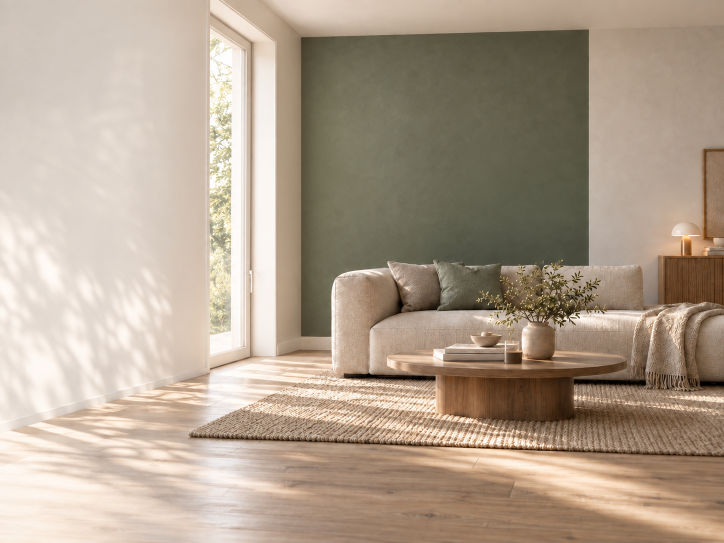
#> input picture design/generated/signature/farbform/farbform-room-clean-master.png, 1448 x 1086 px (shown at 1/2 size)
$ python build_farbform_states.py
#> lines starting #> are read from the running program, lines starting #| are printed output that depends on the picture; after the words box and inside, x2 and y2 are one past the last pixel; in counts of white or black regions, pixels touching at a corner belong together
"""Build pixel-locked FARBFORM wall states and shared decor layers."""

from pathlib import Path

import cv2
import numpy as np


ROOT = Path(__file__).resolve().parents[3]
SOURCE_DIR = ROOT / "design" / "generated" / "signature" / "farbform"
PUBLIC_DIR = ROOT / "website" / "public" / "assets" / "signature" / "farbform"
MASTER = SOURCE_DIR / "farbform-room-clean-master.png"
REFERENCE = SOURCE_DIR / "farbform-room-reference-source.png"
PLANT_SOURCE = SOURCE_DIR / "farbform-plant-cutout-source.png"
MASK_FILE = SOURCE_DIR / "farbform-wall-mask.png"

# sRGB targets. Only the unobstructed architectural wall plane is edited.
TARGETS = {
    "aubergine": (91, 65, 80),
    "mineral": (169, 166, 157),
    "sand": (185, 170, 146),
    "vorher": (216, 209, 197),
}


def rgb_to_lab(rgb: tuple[int, int, int]) -> np.ndarray:
    pixel = np.uint8([[rgb[::-1]]])
    return cv2.cvtColor(pixel, cv2.COLOR_BGR2LAB)[0, 0].astype(np.float32)


def build_wall_mask(image: np.ndarray) -> np.ndarray:
    """Return a feathered mask that never reaches furniture or decor."""
    height, width = image.shape[:2]
    if (width, height) != (1448, 1086):
        raise RuntimeError(f"Unexpected master size: {width}x{height}")

    mask = np.zeros((height, width), dtype=np.float32)
    wall_polygon = np.array([(602, 58), (1177, 58), (1177, 529), (773, 531), (662, 544), (602, 674)], np.int32)
    cv2.fillConvexPoly(mask, wall_polygon, 1.0)
    mask = cv2.GaussianBlur(mask, (0, 0), 0.65)
    return np.clip(mask, 0.0, 1.0)


def recolour(master: np.ndarray, mask: np.ndarray, rgb: tuple[int, int, int]) -> np.ndarray:
    original_lab = cv2.cvtColor(master, cv2.COLOR_BGR2LAB).astype(np.float32)
    output_lab = original_lab.copy()
    target = rgb_to_lab(rgb)

    wall_pixels = original_lab[:, :, 0][mask > 0.99]
    base_lightness = float(np.median(wall_pixels))
    output_lab[:, :, 0] = np.clip(target[0] + (original_lab[:, :, 0] - base_lightness) * 0.82, 0, 255)
    output_lab[:, :, 1] = target[1] + (original_lab[:, :, 1] - 125.5) * 0.18
    output_lab[:, :, 2] = target[2] + (original_lab[:, :, 2] - 139.5) * 0.18

    recoloured = cv2.cvtColor(np.uint8(np.clip(output_lab, 0, 255)), cv2.COLOR_LAB2BGR)
    alpha = mask[:, :, None]
    result = np.rint(master.astype(np.float32) * (1.0 - alpha) + recoloured.astype(np.float32) * alpha)
    return np.uint8(np.clip(result, 0, 255))


def build_plant_layer(canvas_shape: tuple[int, int]) -> np.ndarray:
    """Place the extracted olive on a transparent full-size canvas."""
    cutout = cv2.imread(str(PLANT_SOURCE), cv2.IMREAD_UNCHANGED)
    if cutout is None or cutout.shape[2] != 4:
        raise RuntimeError("Plant source must be an RGBA image")

    alpha = cutout[:, :, 3]
    points = cv2.findNonZero(np.uint8(alpha > 35))
    if points is None:
        raise RuntimeError("Plant source has no visible alpha")
    x, y, width, height = cv2.boundingRect(points)
    cutout = cutout[y : y + height, x : x + width].copy()
    cutout[:, :, 3] = np.uint8(np.clip((cutout[:, :, 3].astype(np.float32) - 38.0) * 2.55, 0, 255))

    target_height = 550
    target_width = round(cutout.shape[1] * target_height / cutout.shape[0])
    cutout = cv2.resize(cutout, (target_width, target_height), interpolation=cv2.INTER_LANCZOS4)

    canvas_height, canvas_width = canvas_shape
    canvas = np.zeros((canvas_height, canvas_width, 4), dtype=np.uint8)
    left, top = 420, 180
    canvas[top : top + target_height, left : left + target_width] = cutout
    return canvas


def build_artwork_layer(canvas_shape: tuple[int, int]) -> np.ndarray:
    """Extract the original framed print as one shared decor layer."""
    canvas_height, canvas_width = canvas_shape
    canvas = np.zeros((canvas_height, canvas_width, 4), dtype=np.uint8)
    reference = cv2.imread(str(REFERENCE), cv2.IMREAD_COLOR)
    if reference is None:
        raise FileNotFoundError(REFERENCE)
    left, top, right, bottom = 944, 280, 1120, 494

    shadow = np.zeros_like(canvas)
    cv2.rectangle(shadow, (left + 5, top + 6), (right + 9, bottom + 10), (24, 20, 15, 105), thickness=-1)
    shadow[:, :, 3] = cv2.GaussianBlur(shadow[:, :, 3], (0, 0), 9)
    canvas = np.maximum(canvas, shadow)
    canvas[top:bottom, left:right, :3] = reference[top:bottom, left:right]
    canvas[top:bottom, left:right, 3] = 255
    return canvas


def mobile_crop(image: np.ndarray) -> np.ndarray:
    crop_width = 760
    left = (image.shape[1] - crop_width) // 2
    crop = image[:, left : left + crop_width]
    return cv2.resize(crop, (720, 1028), interpolation=cv2.INTER_AREA)


def composite(base: np.ndarray, *layers: np.ndarray) -> np.ndarray:
    result = base.astype(np.float32)
    for layer in layers:
        alpha = layer[:, :, 3:4].astype(np.float32) / 255.0
        result = result * (1.0 - alpha) + layer[:, :, :3].astype(np.float32) * alpha
    return np.uint8(np.clip(np.rint(result), 0, 255))


def write_base_assets(image: np.ndarray) -> None:
    cv2.imwrite(str(PUBLIC_DIR / "farbform-room-vorher.webp"), image, [cv2.IMWRITE_WEBP_QUALITY, 84])
    cv2.imwrite(str(PUBLIC_DIR / "farbform-room-vorher-mobile.webp"), mobile_crop(image), [cv2.IMWRITE_WEBP_QUALITY, 84])


def write_wall_layer(name: str, image: np.ndarray, mask: np.ndarray) -> None:
    layer = cv2.cvtColor(image, cv2.COLOR_BGR2BGRA)
    # Extend the layer into an unchanged-pixel safety margin. Its outer alpha
    # edge therefore blends identical pixels and cannot produce a bright seam.
    coverage = cv2.dilate(np.uint8(mask > 0.001), np.ones((31, 31), np.uint8), iterations=1)
    coverage = cv2.GaussianBlur(coverage.astype(np.float32), (0, 0), 0.8)
    layer[:, :, 3] = np.uint8(np.clip(coverage * 255, 0, 255))
    cv2.imwrite(str(PUBLIC_DIR / f"farbform-wall-{name}.webp"), layer, [cv2.IMWRITE_WEBP_QUALITY, 101])
    cv2.imwrite(str(PUBLIC_DIR / f"farbform-wall-{name}-mobile.webp"), mobile_crop(layer), [cv2.IMWRITE_WEBP_QUALITY, 101])


def main() -> None:
    PUBLIC_DIR.mkdir(parents=True, exist_ok=True)
    master = cv2.imread(str(MASTER), cv2.IMREAD_COLOR)
#> master is the input picture: shape (1086, 1448, 3); mean B, G, R 141.9, 159.7, 176.2
    if master is None:
        raise FileNotFoundError(MASTER)

    mask = build_wall_mask(master)
#> in build_wall_mask, `cv2.fillConvexPoly(mask, wall_polygon, 1.0)`:
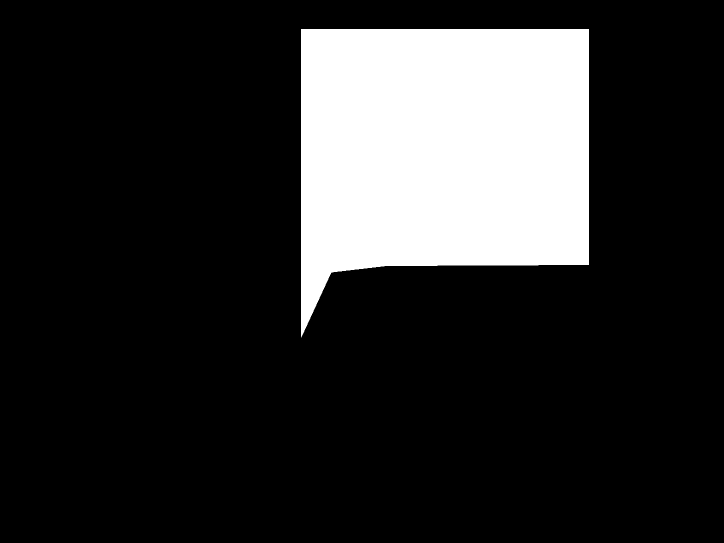
#> mask: shape (1086, 1448) float32 (shown at 1/2 size); values 0 (black) and 1 (white), 17.7% white; 1 white region, box (x1, y1, x2, y2) and area: (602, 58, 1178, 675) 278128
    cv2.imwrite(str(MASK_FILE), np.uint8(mask * 255))

    states = {"salbei": master}
    for name, colour in TARGETS.items():
        states[name] = recolour(master, mask, colour)
#> this loop made 4 passes
#> pass 1, in recolour, `original_lab = cv2.cvtColor(master, cv2.COLOR_BGR2LAB).astype(np.float..`:
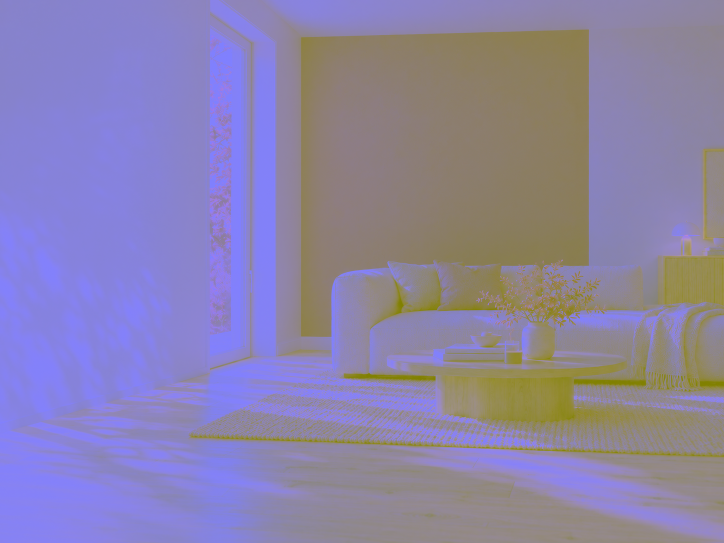
#> original_lab: shape (1086, 1448, 3) float32 (shown at 1/2 size); mean B, G, R 168.7, 130.3, 139.6
#> pass 1, in recolour, `result = np.rint(master.astype(np.float32) * (1.0 - alpha) + recoloure..`:
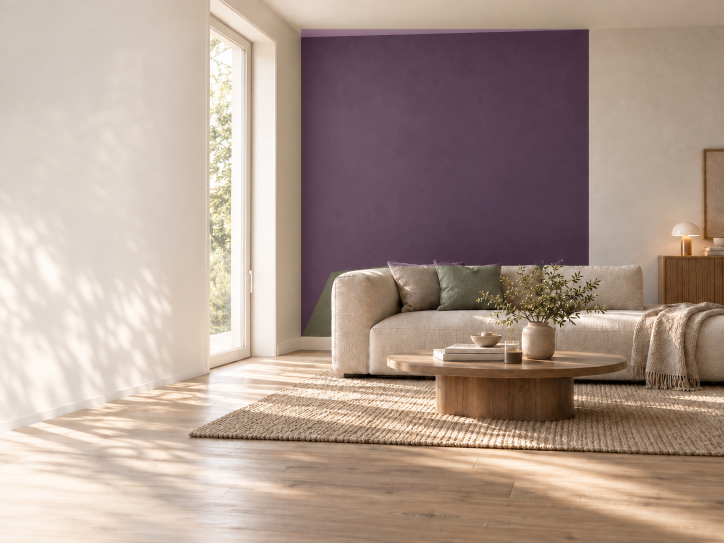
#> result: shape (1086, 1448, 3) float32 (shown at 1/2 size); mean B, G, R 142.5, 154, 174.3
#> after the loop, states = 5 items

    for name, state in states.items():
        output = SOURCE_DIR / f"farbform-room-{name}-source.png"
        cv2.imwrite(str(output), state, [cv2.IMWRITE_PNG_COMPRESSION, 7])
        if name != "vorher":
            write_wall_layer(name, state, mask)
#> this loop made 5 passes
#> name on passes 1 to 5: 'salbei', 'aubergine', 'mineral', 'sand', 'vorher'
    write_base_assets(states["vorher"])

    plant = build_plant_layer(master.shape[:2])
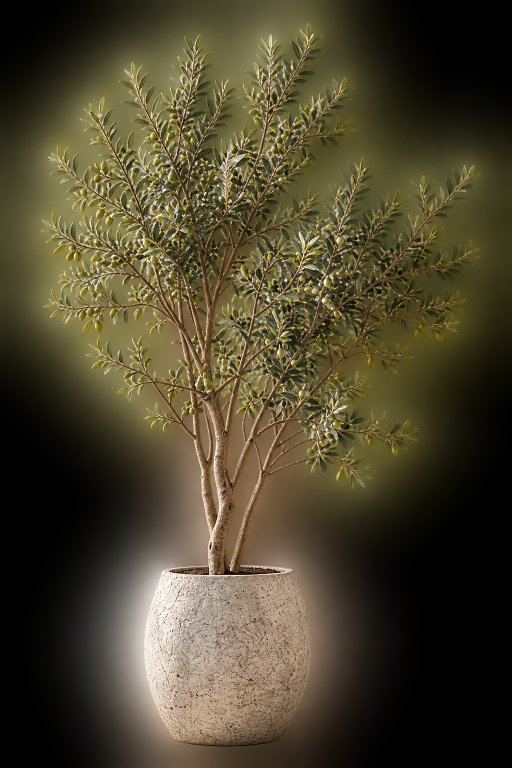
#> input picture design/generated/signature/farbform/farbform-plant-cutout-source.png, 1024 x 1536 px (shown at 1/2 size)
#> in build_plant_layer, cutout is the input picture: shape (1536, 1024, 4); mean B, G, R, A 45.6, 68.6, 76, 72.6
#> in build_plant_layer, `alpha = cutout[:, :, 3]`:
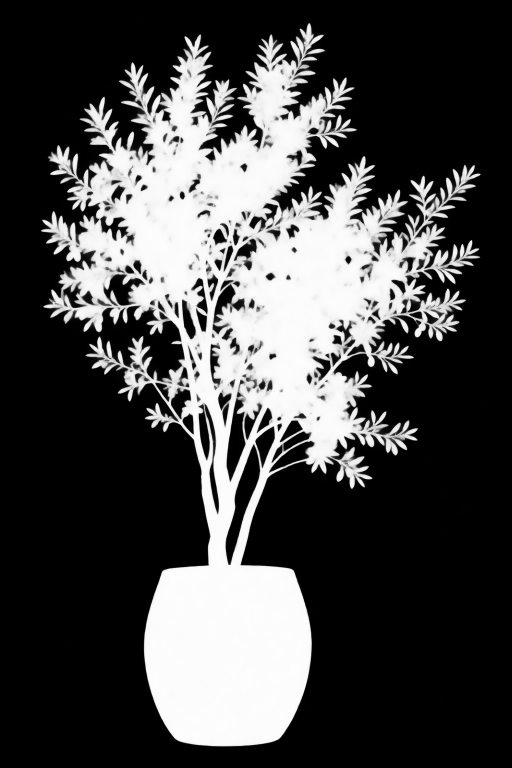
#> alpha: shape (1536, 1024) (shown at 1/2 size); min 0, max 254, mean 72.6
#> in build_plant_layer, `points = cv2.findNonZero(np.uint8(alpha > 35))`: points = contour of 500776 points, box (x1, y1, x2, y2) (82, 46, 962, 1493), area 85809
#> in build_plant_layer, `x, y, width, height = cv2.boundingRect(points)`: x = 82; y = 46; width = 880; height = 1447
    cv2.imwrite(str(SOURCE_DIR / "farbform-plant-layer.png"), plant, [cv2.IMWRITE_PNG_COMPRESSION, 7])
    cv2.imwrite(str(PUBLIC_DIR / "farbform-plant-layer.webp"), plant, [cv2.IMWRITE_WEBP_QUALITY, 90])
    cv2.imwrite(str(PUBLIC_DIR / "farbform-plant-layer-mobile.webp"), mobile_crop(plant), [cv2.IMWRITE_WEBP_QUALITY, 90])

    artwork = build_artwork_layer(master.shape[:2])
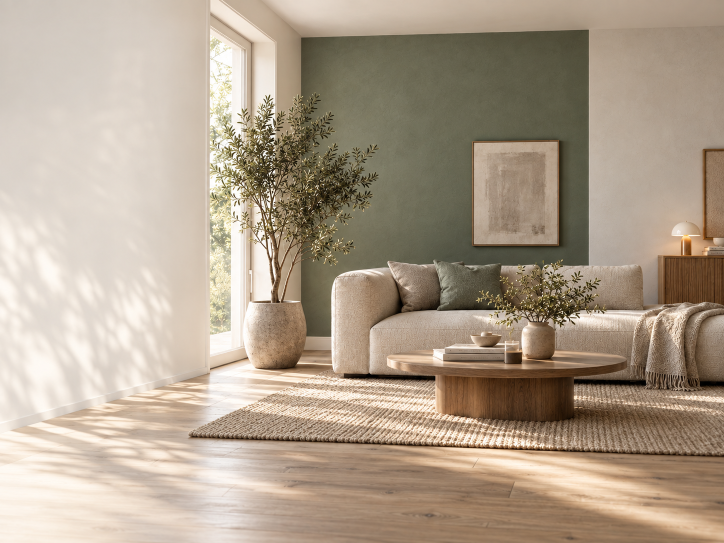
#> input picture design/generated/signature/farbform/farbform-room-reference-source.png, 1448 x 1086 px (shown at 1/2 size)
#> in build_artwork_layer, reference is the input picture: shape (1086, 1448, 3); mean B, G, R 140.8, 159.3, 175
#> in build_artwork_layer, `shadow[:, :, 3] = cv2.GaussianBlur(shadow[:, :, 3], (0, 0), 9)`: shadow: shape (1086, 1448, 4); mean of channels 0, 1, 2, 3 0.6, 0.5, 0.4, 2.6
    cv2.imwrite(str(SOURCE_DIR / "farbform-artwork-layer.png"), artwork, [cv2.IMWRITE_PNG_COMPRESSION, 7])
    cv2.imwrite(str(PUBLIC_DIR / "farbform-artwork-layer.webp"), artwork, [cv2.IMWRITE_WEBP_QUALITY, 90])
    cv2.imwrite(str(PUBLIC_DIR / "farbform-artwork-layer-mobile.webp"), mobile_crop(artwork), [cv2.IMWRITE_WEBP_QUALITY, 90])

    fallback = composite(states["salbei"], plant, artwork)
    cv2.imwrite(str(PUBLIC_DIR / "farbform-fallback-salbei.webp"), fallback, [cv2.IMWRITE_WEBP_QUALITY, 84])
    cv2.imwrite(str(PUBLIC_DIR / "farbform-fallback-salbei-mobile.webp"), mobile_crop(fallback), [cv2.IMWRITE_WEBP_QUALITY, 84])

    unchanged = mask < 0.001
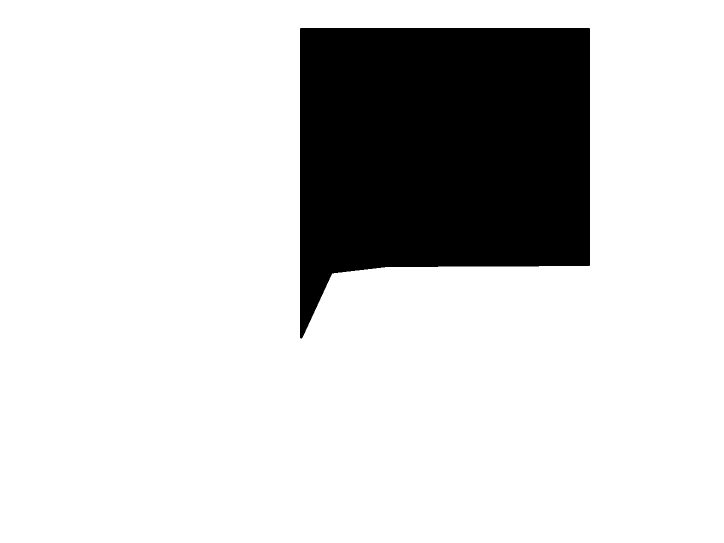
#> unchanged: shape (1086, 1448) bool (shown at 1/2 size); 82% white; 1 black region, box (x1, y1, x2, y2) and area: (600, 56, 1180, 677) 282836
    for name, state in states.items():
        if not np.array_equal(master[unchanged], state[unchanged]):
            raise RuntimeError(f"Non-wall pixels changed in {name}")

    print(f"Built {len(states)} pixel-locked states and shared decor layers")
#| Built 5 pixel-locked states and shared decor layers


if __name__ == "__main__":
    main()
